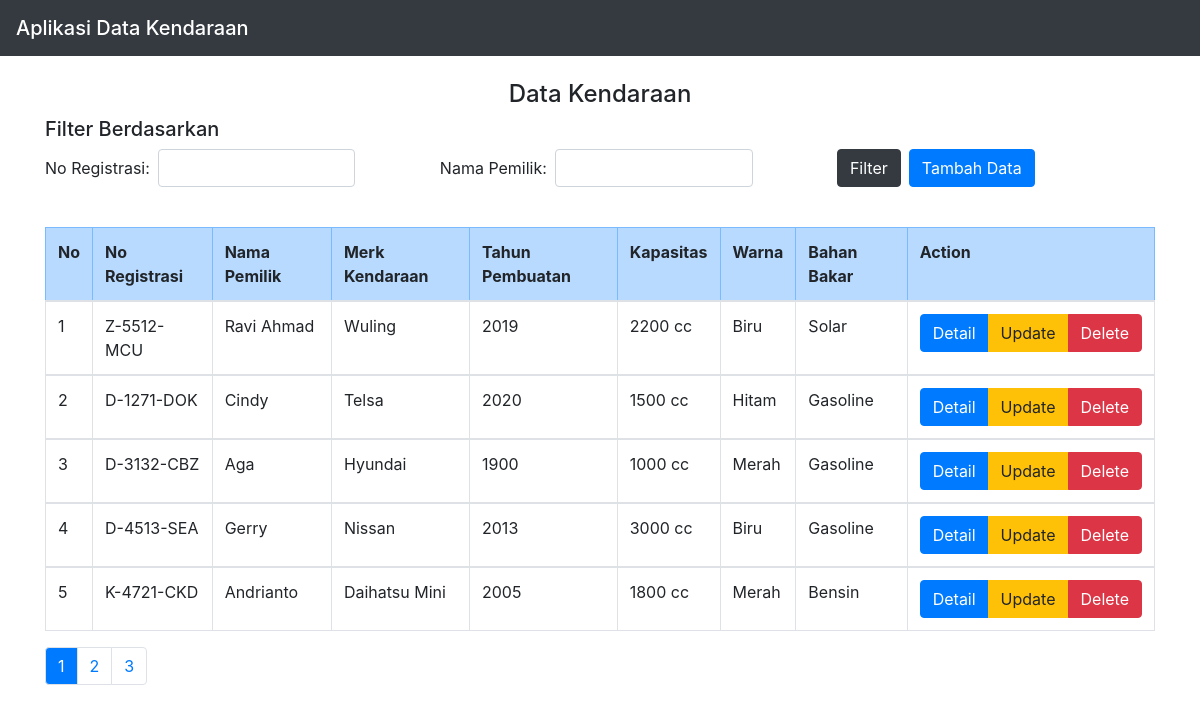
The page / on the database its author committed.
### tables this page shows
CREATE TABLE `kendaraan` (
  `no_reg` varchar(20) NOT NULL,
  `owner` varchar(50) NOT NULL,
  `address` text NOT NULL,
  `brand` varchar(50) NOT NULL,
  `year` int(4) NOT NULL,
  `cylinders` varchar(20) NOT NULL,
  `color` varchar(20) NOT NULL,
  `fuel` varchar(20) NOT NULL,
  `created_at` datetime NOT NULL DEFAULT current_timestamp()
);

### index.php (the view, shortened to what this page needs)
<!DOCTYPE html>
<html>
<head>
<link rel="stylesheet" href="https://cdn.jsdelivr.net/npm/bootstrap@4.6.1/dist/css/bootstrap.min.css">
</head>
<body>
    <nav class="navbar navbar-dark bg-dark">
        <span class="navbar-brand mb-0 h1">Aplikasi Data Kendaraan</span>
    </nav>
    <?php
    $query = "WHERE ";
    if(isset($_GET["no_reg_filter"]) AND isset($_GET["owner_filter"])){
        $no_reg_filter = $_GET["no_reg_filter"];
        $owner_filter = $_GET["owner_filter"];
    } else {
        $no_reg_filter = "";
        $owner_filter = "";
    }
    if (isset($no_reg_filter)) {
        $query_string = "no_reg LIKE"."'%$no_reg_filter%'";
        $query = $query.$query_string;
        }
    if(isset($_GET['page'])){
        $halaman_aktif = $_GET['page'];
    }
    else{
        $halaman_aktif = 1;
    }
    ?>
<div class="container">
    <br>
    <h4><center>Data Kendaraan</center></h4>
    <h5>Filter Berdasarkan</h5>
    <div>
        <form class="form-inline" action="<?php echo $_SERVER["PHP_SELF"];?>" method="GET">
            <div class="form-group">
                <label class="mr-2">No Registrasi:</label>
                <input type="text" name="no_reg_filter" class="form-control w-50 p-3" value="<?php echo $no_reg_filter?>"/>
            </div>
            <div class="form-group">
                <label class="mr-2">Nama Pemilik:</label>
                <input type="text" name="owner_filter" class="form-control w-50 p-3" value="<?php echo $owner_filter?>"/>
            </div>
            <button type="submit" name="submit" class="btn btn-dark mr-2">Filter</button>
            <a href="create.php" class="btn btn-primary" role="button">Tambah Data</a>
        </form>
    </div>
    <tr class="table-danger">
    <br>
    <thead>
    <tr>
       <table class="my-3 table table-bordered">
            <tr class="table-primary">
                <th>No</th>
                <th>No Registrasi</th>
                <th>Nama Pemilik</th>
                <th>Merk Kendaraan</th>
                <th>Tahun Pembuatan</th>
                <th>Kapasitas</th>
                <th>Warna</th>
                <th>Bahan Bakar</th>
                <th>Action</th>
            </tr>
    </thead>
    <?php
        $sql="";
        include "connection.php";
        if($query=="WHERE "){
            $sql="SELECT * FROM kendaraan ORDER BY created_at DESC";
        }
        else{
            $sql="SELECT * FROM kendaraan $query ORDER BY created_at DESC";
        }
        $hasil=mysqli_query($con,$sql);
        $jumlah_data = $hasil->num_rows;
        $ambil_perhalaman = 5;
        $no=($halaman_aktif-1)*$ambil_perhalaman;
        $jumlah_pagination = ceil($jumlah_data/$ambil_perhalaman);
        $data_awal = ($halaman_aktif-1)*$ambil_perhalaman;
        $sql_new = $sql." LIMIT $data_awal,$ambil_perhalaman";
        $hasil_new=mysqli_query($con,$sql_new);
        while ($data = mysqli_fetch_array($hasil_new)) {
            $no++;
            ?>
            <tbody>
            <tr>
                <td><?php echo $no;?></td>
                <td><?php echo $data["no_reg"]; ?></td>
                <td><?php echo $data["owner"];   ?></td>
                <td><?php echo $data["brand"];   ?></td>
                <td><?php echo $data["year"];   ?></td>
                <td><?php echo $data["cylinders"];   ?></td>
                <td><?php echo $data["color"];   ?></td>
                <td><?php echo $data["fuel"];   ?></td>
                <td>
                <div class="btn-group" role="group" aria-label="Basic example">
                    <a href="detail_kendaraan.php?no_reg=<?php echo htmlspecialchars($data['no_reg']);?>" class="btn btn-primary" role="button">Detail</a>
                    <a href="update.php?no_reg=<?php echo htmlspecialchars($data['no_reg']); ?>" class="btn btn-warning" role="button">Update</a>
                    <a onClick="return confirm('Anda yakin menghapus data ini?')" href="delete.php?no_reg=<?php echo $data['no_reg']; ?>" class="btn btn-danger" role="button" >Delete</a>
                </div>
                </td>
            </tr>
            </tbody>
            <?php
        }
        ?>
    <nav>
        <ul class="pagination">
            <?php
                for($i=1;$i<=$jumlah_pagination;$i++) {
                    if($halaman_aktif==$i) {
                        echo '<li class="page-item"><a class="page-link bg-primary text-white" href="index.php?no_reg_filter='.$no_reg_filter.'&owner_filter='.$owner_filter.'&page='.$i.'">'.$i.'</a></li>';
                    }
                    else{
                        echo '<li class="page-item"><a class="page-link" href="index.php?no_reg_filter='.$no_reg_filter.'&owner_filter='.$owner_filter.'&page='.$i.'">'.$i.'</a></li>';
                    }
                }
            ?>
        </ul>
    </nav>
</div>
</body>
</html>

### rows shown on the page
kendaraan: no_reg "Z-5512-MCU", owner "Ravi Ahmad", brand "Wuling", year "2019", cylinders "2200 cc", color "Biru", fuel "Solar"
kendaraan: no_reg "D-1271-DOK", owner "Cindy", brand "Telsa", year "2020", cylinders "1500 cc", color "Hitam", fuel "Gasoline"
kendaraan: no_reg "D-3132-CBZ", owner "Aga", brand "Hyundai", year "1900", cylinders "1000 cc", color "Merah", fuel "Gasoline"
kendaraan: no_reg "D-4513-SEA", owner "Gerry", brand "Nissan", year "2013", cylinders "3000 cc", color "Biru", fuel "Gasoline"
kendaraan: no_reg "K-4721-CKD", owner "Andrianto", brand "Daihatsu Mini", year "2005", cylinders "1800 cc", color "Merah", fuel "Bensin"
